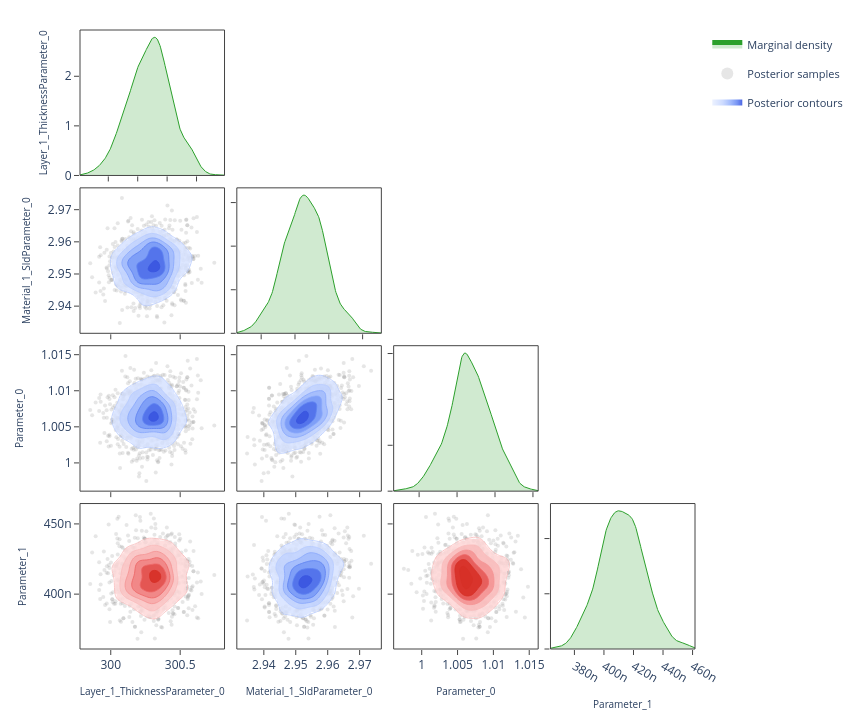

Here is the notebook cell this chart was saved with:
### Code cell
# ---- Corner plot ------------------------------------------------------------
# Pairwise correlations: marginal density on the diagonal, scatter samples
# and 2-D contours on the lower triangle.  Mirrors the "Corner Plot" sub-tab.

fig = plot_corner(posterior.draws, posterior.param_names)
fig.show()

### Figure 1 — Plotly figure (JSON) as saved in the notebook; plotly's stock layout.template omitted (floating-point values rounded to 4 significant figures; data arrays with more than 128 entries replaced by an {"elided": "..."} marker saying what was removed)
{"data": [{"fill": "tozeroy", "fillcolor": "rgba(44, 160, 44, 0.22)", "hoverinfo": "skip", "legendgroup": "marginal", "line": {"color": "rgb(44, 160, 44)", "width": 1}, "mode": "lines", "name": "Marginal density", "showlegend": true, "type": "scatter", "x": {"elided": "256 float values"}, "xaxis": "x", "y": {"elided": "256 float values"}, "yaxis": "y"}, {"hoverinfo": "skip", "legendgroup": "scatter", "marker": {"color": "rgba(140, 140, 140, 0.22)", "size": 4}, "mode": "markers", "name": "Posterior samples", "showlegend": true, "type": "scatter", "x": {"elided": "880 float values"}, "xaxis": "x5", "y": {"elided": "880 float values"}, "yaxis": "y5", "zorder": 0}, {"colorscale": [[0.0, "rgba(224, 233, 255, 0.62)"], [0.35, "rgba(183, 203, 255, 0.70)"], [0.6, "rgba(138, 169, 252, 0.78)"], [0.82, "rgba(96, 131, 242, 0.84)"], [1.0, "rgba(58, 86, 224, 0.90)"]], "connectgaps": false, "contours": {"coloring": "fill", "end": 152.3, "showlabels": false, "showlines": false, "size": 24.05, "start": 32.07}, "hoverinfo": "skip", "legendgroup": "contour", "name": "Posterior contours", "showlegend": true, "showscale": false, "type": "contour", "x": [299.8, 299.8, 299.8, 299.8, 299.9, 299.9, 299.9, 299.9, 299.9, 299.9, 299.9, 299.9, 300.0, 300.0, 300.0, 300.0, 300.0, 300.0, 300.0, 300.0, 300.1, 300.1, 300.1, 300.1, 300.1, 300.1, 300.1, 300.1, 300.2, 300.2, 300.2, 300.2, 300.2, 300.2, 300.2, 300.2, 300.3, 300.3, 300.3, 300.3, 300.3, 300.3, 300.3, 300.3, 300.4, 300.4, 300.4, 300.4, 300.4, 300.4, 300.4, 300.4, 300.5, 300.5, 300.5, 300.5, 300.5, 300.5, 300.5, 300.5, 300.6, 300.6, 300.6, 300.6, 300.6, 300.6, 300.6, 300.6, 300.7, 300.7, 300.7, 300.7, 300.7, 300.7, 300.7, 300.7, 300.8, 300.8, 300.8, 300.8], "xaxis": "x5", "y": [2.933, 2.933, 2.934, 2.934, 2.935, 2.936, 2.936, 2.937, 2.937, 2.938, 2.938, 2.939, 2.939, 2.94, 2.94, 2.941, 2.941, 2.942, 2.943, 2.943, 2.944, 2.944, 2.945, 2.945, 2.946, 2.946, 2.947, 2.947, 2.948, 2.948, 2.949, 2.95, 2.95, 2.951, 2.951, 2.952, 2.952, 2.953, 2.953, 2.954, 2.954, 2.955, 2.956, 2.956, 2.957, 2.957, 2.958, 2.958, 2.959, 2.959, 2.96, 2.96, 2.961, 2.961, 2.962, 2.963, 2.963, 2.964, 2.964, 2.965, 2.965, 2.966, 2.966, 2.967, 2.967, 2.968, 2.969, 2.969, 2.97, 2.97, 2.971, 2.971, 2.972, 2.972, 2.973, 2.973, 2.974, 2.974, 2.975, 2.976], "yaxis": "y5", "z": {"elided": "80x80 float values"}, "zmax": 152.3, "zmin": 32.07, "zorder": 1}, {"colorscale": [[0.0, "rgba(183, 203, 255, 0.94)"], [0.35, "rgba(183, 203, 255, 0.94)"], [0.35, "rgba(138, 169, 252, 0.95)"], [0.6, "rgba(138, 169, 252, 0.95)"], [0.6, "rgba(96, 131, 242, 0.96)"], [0.82, "rgba(96, 131, 242, 0.96)"], [0.82, "rgba(58, 86, 224, 0.98)"], [1.0, "rgba(58, 86, 224, 0.98)"]], "contours": {"coloring": "lines", "end": 152.3, "showlabels": false, "size": 24.05, "start": 32.07}, "hoverinfo": "skip", "legendgroup": "contour", "line": {"width": 0.9}, "showlegend": false, "showscale": false, "type": "contour", "x": [299.8, 299.8, 299.8, 299.8, 299.9, 299.9, 299.9, 299.9, 299.9, 299.9, 299.9, 299.9, 300.0, 300.0, 300.0, 300.0, 300.0, 300.0, 300.0, 300.0, 300.1, 300.1, 300.1, 300.1, 300.1, 300.1, 300.1, 300.1, 300.2, 300.2, 300.2, 300.2, 300.2, 300.2, 300.2, 300.2, 300.3, 300.3, 300.3, 300.3, 300.3, 300.3, 300.3, 300.3, 300.4, 300.4, 300.4, 300.4, 300.4, 300.4, 300.4, 300.4, 300.5, 300.5, 300.5, 300.5, 300.5, 300.5, 300.5, 300.5, 300.6, 300.6, 300.6, 300.6, 300.6, 300.6, 300.6, 300.6, 300.7, 300.7, 300.7, 300.7, 300.7, 300.7, 300.7, 300.7, 300.8, 300.8, 300.8, 300.8], "xaxis": "x5", "y": [2.933, 2.933, 2.934, 2.934, 2.935, 2.936, 2.936, 2.937, 2.937, 2.938, 2.938, 2.939, 2.939, 2.94, 2.94, 2.941, 2.941, 2.942, 2.943, 2.943, 2.944, 2.944, 2.945, 2.945, 2.946, 2.946, 2.947, 2.947, 2.948, 2.948, 2.949, 2.95, 2.95, 2.951, 2.951, 2.952, 2.952, 2.953, 2.953, 2.954, 2.954, 2.955, 2.956, 2.956, 2.957, 2.957, 2.958, 2.958, 2.959, 2.959, 2.96, 2.96, 2.961, 2.961, 2.962, 2.963, 2.963, 2.964, 2.964, 2.965, 2.965, 2.966, 2.966, 2.967, 2.967, 2.968, 2.969, 2.969, 2.97, 2.97, 2.971, 2.971, 2.972, 2.972, 2.973, 2.973, 2.974, 2.974, 2.975, 2.976], "yaxis": "y5", "z": {"elided": "80x80 float values"}, "zmax": 152.3, "zmin": 32.07, "zorder": 2}, {"fill": "tozeroy", "fillcolor": "rgba(44, 160, 44, 0.22)", "hoverinfo": "skip", "legendgroup": "marginal", "line": {"color": "rgb(44, 160, 44)", "width": 1}, "mode": "lines", "name": "Marginal density", "showlegend": false, "type": "scatter", "x": {"elided": "256 float values"}, "xaxis": "x6", "y": {"elided": "256 float values"}, "yaxis": "y6"}, {"hoverinfo": "skip", "legendgroup": "scatter", "marker": {"color": "rgba(140, 140, 140, 0.22)", "size": 4}, "mode": "markers", "name": "Posterior samples", "showlegend": false, "type": "scatter", "x": {"elided": "880 float values"}, "xaxis": "x9", "y": {"elided": "880 float values"}, "yaxis": "y9", "zorder": 0}, {"colorscale": [[0.0, "rgba(224, 233, 255, 0.62)"], [0.35, "rgba(183, 203, 255, 0.70)"], [0.6, "rgba(138, 169, 252, 0.78)"], [0.82, "rgba(96, 131, 242, 0.84)"], [1.0, "rgba(58, 86, 224, 0.90)"]], "connectgaps": false, "contours": {"coloring": "fill", "end": 397.0, "showlabels": false, "showlines": false, "size": 62.69, "start": 83.58}, "hoverinfo": "skip", "legendgroup": "contour", "name": "Posterior contours", "showlegend": false, "showscale": false, "type": "contour", "x": [299.8, 299.8, 299.8, 299.8, 299.9, 299.9, 299.9, 299.9, 299.9, 299.9, 299.9, 299.9, 300.0, 300.0, 300.0, 300.0, 300.0, 300.0, 300.0, 300.0, 300.1, 300.1, 300.1, 300.1, 300.1, 300.1, 300.1, 300.1, 300.2, 300.2, 300.2, 300.2, 300.2, 300.2, 300.2, 300.2, 300.3, 300.3, 300.3, 300.3, 300.3, 300.3, 300.3, 300.3, 300.4, 300.4, 300.4, 300.4, 300.4, 300.4, 300.4, 300.4, 300.5, 300.5, 300.5, 300.5, 300.5, 300.5, 300.5, 300.5, 300.6, 300.6, 300.6, 300.6, 300.6, 300.6, 300.6, 300.6, 300.7, 300.7, 300.7, 300.7, 300.7, 300.7, 300.7, 300.7, 300.8, 300.8, 300.8, 300.8], "xaxis": "x9", "y": [0.9966, 0.9969, 0.9971, 0.9974, 0.9976, 0.9978, 0.9981, 0.9983, 0.9986, 0.9988, 0.9991, 0.9993, 0.9995, 0.9998, 1.0, 1.0, 1.001, 1.001, 1.001, 1.001, 1.001, 1.002, 1.002, 1.002, 1.002, 1.003, 1.003, 1.003, 1.003, 1.004, 1.004, 1.004, 1.004, 1.005, 1.005, 1.005, 1.005, 1.006, 1.006, 1.006, 1.006, 1.007, 1.007, 1.007, 1.007, 1.007, 1.008, 1.008, 1.008, 1.008, 1.009, 1.009, 1.009, 1.009, 1.01, 1.01, 1.01, 1.01, 1.011, 1.011, 1.011, 1.011, 1.012, 1.012, 1.012, 1.012, 1.013, 1.013, 1.013, 1.013, 1.014, 1.014, 1.014, 1.014, 1.014, 1.015, 1.015, 1.015, 1.015, 1.016], "yaxis": "y9", "z": {"elided": "80x80 float values"}, "zmax": 397.0, "zmin": 83.58, "zorder": 1}, {"colorscale": [[0.0, "rgba(183, 203, 255, 0.94)"], [0.35, "rgba(183, 203, 255, 0.94)"], [0.35, "rgba(138, 169, 252, 0.95)"], [0.6, "rgba(138, 169, 252, 0.95)"], [0.6, "rgba(96, 131, 242, 0.96)"], [0.82, "rgba(96, 131, 242, 0.96)"], [0.82, "rgba(58, 86, 224, 0.98)"], [1.0, "rgba(58, 86, 224, 0.98)"]], "contours": {"coloring": "lines", "end": 397.0, "showlabels": false, "size": 62.69, "start": 83.58}, "hoverinfo": "skip", "legendgroup": "contour", "line": {"width": 0.9}, "showlegend": false, "showscale": false, "type": "contour", "x": [299.8, 299.8, 299.8, 299.8, 299.9, 299.9, 299.9, 299.9, 299.9, 299.9, 299.9, 299.9, 300.0, 300.0, 300.0, 300.0, 300.0, 300.0, 300.0, 300.0, 300.1, 300.1, 300.1, 300.1, 300.1, 300.1, 300.1, 300.1, 300.2, 300.2, 300.2, 300.2, 300.2, 300.2, 300.2, 300.2, 300.3, 300.3, 300.3, 300.3, 300.3, 300.3, 300.3, 300.3, 300.4, 300.4, 300.4, 300.4, 300.4, 300.4, 300.4, 300.4, 300.5, 300.5, 300.5, 300.5, 300.5, 300.5, 300.5, 300.5, 300.6, 300.6, 300.6, 300.6, 300.6, 300.6, 300.6, 300.6, 300.7, 300.7, 300.7, 300.7, 300.7, 300.7, 300.7, 300.7, 300.8, 300.8, 300.8, 300.8], "xaxis": "x9", "y": [0.9966, 0.9969, 0.9971, 0.9974, 0.9976, 0.9978, 0.9981, 0.9983, 0.9986, 0.9988, 0.9991, 0.9993, 0.9995, 0.9998, 1.0, 1.0, 1.001, 1.001, 1.001, 1.001, 1.001, 1.002, 1.002, 1.002, 1.002, 1.003, 1.003, 1.003, 1.003, 1.004, 1.004, 1.004, 1.004, 1.005, 1.005, 1.005, 1.005, 1.006, 1.006, 1.006, 1.006, 1.007, 1.007, 1.007, 1.007, 1.007, 1.008, 1.008, 1.008, 1.008, 1.009, 1.009, 1.009, 1.009, 1.01, 1.01, 1.01, 1.01, 1.011, 1.011, 1.011, 1.011, 1.012, 1.012, 1.012, 1.012, 1.013, 1.013, 1.013, 1.013, 1.014, 1.014, 1.014, 1.014, 1.014, 1.015, 1.015, 1.015, 1.015, 1.016], "yaxis": "y9", "z": {"elided": "80x80 float values"}, "zmax": 397.0, "zmin": 83.58, "zorder": 2}, {"hoverinfo": "skip", "legendgroup": "scatter", "marker": {"color": "rgba(140, 140, 140, 0.22)", "size": 4}, "mode": "markers", "name": "Posterior samples", "showlegend": false, "type": "scatter", "x": {"elided": "880 float values"}, "xaxis": "x10", "y": {"elided": "880 float values"}, "yaxis": "y10", "zorder": 0}, {"colorscale": [[0.0, "rgba(224, 233, 255, 0.62)"], [0.35, "rgba(183, 203, 255, 0.70)"], [0.6, "rgba(138, 169, 252, 0.78)"], [0.82, "rgba(96, 131, 242, 0.84)"], [1.0, "rgba(58, 86, 224, 0.90)"]], "connectgaps": false, "contours": {"coloring": "fill", "end": 9787.0, "showlabels": false, "showlines": false, "size": 1545.0, "start": 2060.0}, "hoverinfo": "skip", "legendgroup": "contour", "name": "Posterior contours", "showlegend": false, "showscale": false, "type": "contour", "x": [2.933, 2.933, 2.934, 2.934, 2.935, 2.936, 2.936, 2.937, 2.937, 2.938, 2.938, 2.939, 2.939, 2.94, 2.94, 2.941, 2.941, 2.942, 2.943, 2.943, 2.944, 2.944, 2.945, 2.945, 2.946, 2.946, 2.947, 2.947, 2.948, 2.948, 2.949, 2.95, 2.95, 2.951, 2.951, 2.952, 2.952, 2.953, 2.953, 2.954, 2.954, 2.955, 2.956, 2.956, 2.957, 2.957, 2.958, 2.958, 2.959, 2.959, 2.96, 2.96, 2.961, 2.961, 2.962, 2.963, 2.963, 2.964, 2.964, 2.965, 2.965, 2.966, 2.966, 2.967, 2.967, 2.968, 2.969, 2.969, 2.97, 2.97, 2.971, 2.971, 2.972, 2.972, 2.973, 2.973, 2.974, 2.974, 2.975, 2.976], "xaxis": "x10", "y": [0.9966, 0.9969, 0.9971, 0.9974, 0.9976, 0.9978, 0.9981, 0.9983, 0.9986, 0.9988, 0.9991, 0.9993, 0.9995, 0.9998, 1.0, 1.0, 1.001, 1.001, 1.001, 1.001, 1.001, 1.002, 1.002, 1.002, 1.002, 1.003, 1.003, 1.003, 1.003, 1.004, 1.004, 1.004, 1.004, 1.005, 1.005, 1.005, 1.005, 1.006, 1.006, 1.006, 1.006, 1.007, 1.007, 1.007, 1.007, 1.007, 1.008, 1.008, 1.008, 1.008, 1.009, 1.009, 1.009, 1.009, 1.01, 1.01, 1.01, 1.01, 1.011, 1.011, 1.011, 1.011, 1.012, 1.012, 1.012, 1.012, 1.013, 1.013, 1.013, 1.013, 1.014, 1.014, 1.014, 1.014, 1.014, 1.015, 1.015, 1.015, 1.015, 1.016], "yaxis": "y10", "z": {"elided": "80x80 float values"}, "zmax": 9787.0, "zmin": 2060.0, "zorder": 1}, {"colorscale": [[0.0, "rgba(183, 203, 255, 0.94)"], [0.35, "rgba(183, 203, 255, 0.94)"], [0.35, "rgba(138, 169, 252, 0.95)"], [0.6, "rgba(138, 169, 252, 0.95)"], [0.6, "rgba(96, 131, 242, 0.96)"], [0.82, "rgba(96, 131, 242, 0.96)"], [0.82, "rgba(58, 86, 224, 0.98)"], [1.0, "rgba(58, 86, 224, 0.98)"]], "contours": {"coloring": "lines", "end": 9787.0, "showlabels": false, "size": 1545.0, "start": 2060.0}, "hoverinfo": "skip", "legendgroup": "contour", "line": {"width": 0.9}, "showlegend": false, "showscale": false, "type": "contour", "x": [2.933, 2.933, 2.934, 2.934, 2.935, 2.936, 2.936, 2.937, 2.937, 2.938, 2.938, 2.939, 2.939, 2.94, 2.94, 2.941, 2.941, 2.942, 2.943, 2.943, 2.944, 2.944, 2.945, 2.945, 2.946, 2.946, 2.947, 2.947, 2.948, 2.948, 2.949, 2.95, 2.95, 2.951, 2.951, 2.952, 2.952, 2.953, 2.953, 2.954, 2.954, 2.955, 2.956, 2.956, 2.957, 2.957, 2.958, 2.958, 2.959, 2.959, 2.96, 2.96, 2.961, 2.961, 2.962, 2.963, 2.963, 2.964, 2.964, 2.965, 2.965, 2.966, 2.966, 2.967, 2.967, 2.968, 2.969, 2.969, 2.97, 2.97, 2.971, 2.971, 2.972, 2.972, 2.973, 2.973, 2.974, 2.974, 2.975, 2.976], "xaxis": "x10", "y": [0.9966, 0.9969, 0.9971, 0.9974, 0.9976, 0.9978, 0.9981, 0.9983, 0.9986, 0.9988, 0.9991, 0.9993, 0.9995, 0.9998, 1.0, 1.0, 1.001, 1.001, 1.001, 1.001, 1.001, 1.002, 1.002, 1.002, 1.002, 1.003, 1.003, 1.003, 1.003, 1.004, 1.004, 1.004, 1.004, 1.005, 1.005, 1.005, 1.005, 1.006, 1.006, 1.006, 1.006, 1.007, 1.007, 1.007, 1.007, 1.007, 1.008, 1.008, 1.008, 1.008, 1.009, 1.009, 1.009, 1.009, 1.01, 1.01, 1.01, 1.01, 1.011, 1.011, 1.011, 1.011, 1.012, 1.012, 1.012, 1.012, 1.013, 1.013, 1.013, 1.013, 1.014, 1.014, 1.014, 1.014, 1.014, 1.015, 1.015, 1.015, 1.015, 1.016], "yaxis": "y10", "z": {"elided": "80x80 float values"}, "zmax": 9787.0, "zmin": 2060.0, "zorder": 2}, {"fill": "tozeroy", "fillcolor": "rgba(44, 160, 44, 0.22)", "hoverinfo": "skip", "legendgroup": "marginal", "line": {"color": "rgb(44, 160, 44)", "width": 1}, "mode": "lines", "name": "Marginal density", "showlegend": false, "type": "scatter", "x": {"elided": "256 float values"}, "xaxis": "x11", "y": {"elided": "256 float values"}, "yaxis": "y11"}, {"hoverinfo": "skip", "legendgroup": "scatter", "marker": {"color": "rgba(140, 140, 140, 0.22)", "size": 4}, "mode": "markers", "name": "Posterior samples", "showlegend": false, "type": "scatter", "x": {"elided": "880 float values"}, "xaxis": "x13", "y": {"elided": "880 float values"}, "yaxis": "y13", "zorder": 0}, {"colorscale": [[0.0, "rgba(255, 224, 224, 0.62)"], [0.35, "rgba(250, 188, 188, 0.70)"], [0.6, "rgba(245, 148, 148, 0.78)"], [0.82, "rgba(237, 104, 104, 0.84)"], [1.0, "rgba(215, 48, 39, 0.90)"]], "connectgaps": false, "contours": {"coloring": "fill", "end": 65540000.0, "showlabels": false, "showlines": false, "size": 10350000.0, "start": 13800000.0}, "hoverinfo": "skip", "legendgroup": "contour", "name": "Posterior contours", "showlegend": false, "showscale": false, "type": "contour", "x": [299.8, 299.8, 299.8, 299.8, 299.9, 299.9, 299.9, 299.9, 299.9, 299.9, 299.9, 299.9, 300.0, 300.0, 300.0, 300.0, 300.0, 300.0, 300.0, 300.0, 300.1, 300.1, 300.1, 300.1, 300.1, 300.1, 300.1, 300.1, 300.2, 300.2, 300.2, 300.2, 300.2, 300.2, 300.2, 300.2, 300.3, 300.3, 300.3, 300.3, 300.3, 300.3, 300.3, 300.3, 300.4, 300.4, 300.4, 300.4, 300.4, 300.4, 300.4, 300.4, 300.5, 300.5, 300.5, 300.5, 300.5, 300.5, 300.5, 300.5, 300.6, 300.6, 300.6, 300.6, 300.6, 300.6, 300.6, 300.6, 300.7, 300.7, 300.7, 300.7, 300.7, 300.7, 300.7, 300.7, 300.8, 300.8, 300.8, 300.8], "xaxis": "x13", "y": [3.638e-07, 3.65e-07, 3.663e-07, 3.675e-07, 3.687e-07, 3.7e-07, 3.712e-07, 3.725e-07, 3.737e-07, 3.749e-07, 3.762e-07, 3.774e-07, 3.787e-07, 3.799e-07, 3.811e-07, 3.824e-07, 3.836e-07, 3.849e-07, 3.861e-07, 3.873e-07, 3.886e-07, 3.898e-07, 3.91e-07, 3.923e-07, 3.935e-07, 3.948e-07, 3.96e-07, 3.972e-07, 3.985e-07, 3.997e-07, 4.01e-07, 4.022e-07, 4.034e-07, 4.047e-07, 4.059e-07, 4.071e-07, 4.084e-07, 4.096e-07, 4.109e-07, 4.121e-07, 4.133e-07, 4.146e-07, 4.158e-07, 4.171e-07, 4.183e-07, 4.195e-07, 4.208e-07, 4.22e-07, 4.232e-07, 4.245e-07, 4.257e-07, 4.27e-07, 4.282e-07, 4.294e-07, 4.307e-07, 4.319e-07, 4.332e-07, 4.344e-07, 4.356e-07, 4.369e-07, 4.381e-07, 4.394e-07, 4.406e-07, 4.418e-07, 4.431e-07, 4.443e-07, 4.455e-07, 4.468e-07, 4.48e-07, 4.493e-07, 4.505e-07, 4.517e-07, 4.53e-07, 4.542e-07, 4.555e-07, 4.567e-07, 4.579e-07, 4.592e-07, 4.604e-07, 4.616e-07], "yaxis": "y13", "z": {"elided": "80x80 float values"}, "zmax": 65540000.0, "zmin": 13800000.0, "zorder": 1}, {"colorscale": [[0.0, "rgba(250, 188, 188, 0.94)"], [0.35, "rgba(250, 188, 188, 0.94)"], [0.35, "rgba(245, 148, 148, 0.95)"], [0.6, "rgba(245, 148, 148, 0.95)"], [0.6, "rgba(237, 104, 104, 0.96)"], [0.82, "rgba(237, 104, 104, 0.96)"], [0.82, "rgba(215, 48, 39, 0.98)"], [1.0, "rgba(215, 48, 39, 0.98)"]], "contours": {"coloring": "lines", "end": 65540000.0, "showlabels": false, "size": 10350000.0, "start": 13800000.0}, "hoverinfo": "skip", "legendgroup": "contour", "line": {"width": 0.9}, "showlegend": false, "showscale": false, "type": "contour", "x": [299.8, 299.8, 299.8, 299.8, 299.9, 299.9, 299.9, 299.9, 299.9, 299.9, 299.9, 299.9, 300.0, 300.0, 300.0, 300.0, 300.0, 300.0, 300.0, 300.0, 300.1, 300.1, 300.1, 300.1, 300.1, 300.1, 300.1, 300.1, 300.2, 300.2, 300.2, 300.2, 300.2, 300.2, 300.2, 300.2, 300.3, 300.3, 300.3, 300.3, 300.3, 300.3, 300.3, 300.3, 300.4, 300.4, 300.4, 300.4, 300.4, 300.4, 300.4, 300.4, 300.5, 300.5, 300.5, 300.5, 300.5, 300.5, 300.5, 300.5, 300.6, 300.6, 300.6, 300.6, 300.6, 300.6, 300.6, 300.6, 300.7, 300.7, 300.7, 300.7, 300.7, 300.7, 300.7, 300.7, 300.8, 300.8, 300.8, 300.8], "xaxis": "x13", "y": [3.638e-07, 3.65e-07, 3.663e-07, 3.675e-07, 3.687e-07, 3.7e-07, 3.712e-07, 3.725e-07, 3.737e-07, 3.749e-07, 3.762e-07, 3.774e-07, 3.787e-07, 3.799e-07, 3.811e-07, 3.824e-07, 3.836e-07, 3.849e-07, 3.861e-07, 3.873e-07, 3.886e-07, 3.898e-07, 3.91e-07, 3.923e-07, 3.935e-07, 3.948e-07, 3.96e-07, 3.972e-07, 3.985e-07, 3.997e-07, 4.01e-07, 4.022e-07, 4.034e-07, 4.047e-07, 4.059e-07, 4.071e-07, 4.084e-07, 4.096e-07, 4.109e-07, 4.121e-07, 4.133e-07, 4.146e-07, 4.158e-07, 4.171e-07, 4.183e-07, 4.195e-07, 4.208e-07, 4.22e-07, 4.232e-07, 4.245e-07, 4.257e-07, 4.27e-07, 4.282e-07, 4.294e-07, 4.307e-07, 4.319e-07, 4.332e-07, 4.344e-07, 4.356e-07, 4.369e-07, 4.381e-07, 4.394e-07, 4.406e-07, 4.418e-07, 4.431e-07, 4.443e-07, 4.455e-07, 4.468e-07, 4.48e-07, 4.493e-07, 4.505e-07, 4.517e-07, 4.53e-07, 4.542e-07, 4.555e-07, 4.567e-07, 4.579e-07, 4.592e-07, 4.604e-07, 4.616e-07], "yaxis": "y13", "z": {"elided": "80x80 float values"}, "zmax": 65540000.0, "zmin": 13800000.0, "zorder": 2}, {"hoverinfo": "skip", "legendgroup": "scatter", "marker": {"color": "rgba(140, 140, 140, 0.22)", "size": 4}, "mode": "markers", "name": "Posterior samples", "showlegend": false, "type": "scatter", "x": {"elided": "880 float values"}, "xaxis": "x14", "y": {"elided": "880 float values"}, "yaxis": "y14", "zorder": 0}, {"colorscale": [[0.0, "rgba(224, 233, 255, 0.62)"], [0.35, "rgba(183, 203, 255, 0.70)"], [0.6, "rgba(138, 169, 252, 0.78)"], [0.82, "rgba(96, 131, 242, 0.84)"], [1.0, "rgba(58, 86, 224, 0.90)"]], "connectgaps": false, "contours": {"coloring": "fill", "end": 1575000000.0, "showlabels": false, "showlines": false, "size": 248700000.0, "start": 331600000.0}, "hoverinfo": "skip", "legendgroup": "contour", "name": "Posterior contours", "showlegend": false, "showscale": false, "type": "contour", "x": [2.933, 2.933, 2.934, 2.934, 2.935, 2.936, 2.936, 2.937, 2.937, 2.938, 2.938, 2.939, 2.939, 2.94, 2.94, 2.941, 2.941, 2.942, 2.943, 2.943, 2.944, 2.944, 2.945, 2.945, 2.946, 2.946, 2.947, 2.947, 2.948, 2.948, 2.949, 2.95, 2.95, 2.951, 2.951, 2.952, 2.952, 2.953, 2.953, 2.954, 2.954, 2.955, 2.956, 2.956, 2.957, 2.957, 2.958, 2.958, 2.959, 2.959, 2.96, 2.96, 2.961, 2.961, 2.962, 2.963, 2.963, 2.964, 2.964, 2.965, 2.965, 2.966, 2.966, 2.967, 2.967, 2.968, 2.969, 2.969, 2.97, 2.97, 2.971, 2.971, 2.972, 2.972, 2.973, 2.973, 2.974, 2.974, 2.975, 2.976], "xaxis": "x14", "y": [3.638e-07, 3.65e-07, 3.663e-07, 3.675e-07, 3.687e-07, 3.7e-07, 3.712e-07, 3.725e-07, 3.737e-07, 3.749e-07, 3.762e-07, 3.774e-07, 3.787e-07, 3.799e-07, 3.811e-07, 3.824e-07, 3.836e-07, 3.849e-07, 3.861e-07, 3.873e-07, 3.886e-07, 3.898e-07, 3.91e-07, 3.923e-07, 3.935e-07, 3.948e-07, 3.96e-07, 3.972e-07, 3.985e-07, 3.997e-07, 4.01e-07, 4.022e-07, 4.034e-07, 4.047e-07, 4.059e-07, 4.071e-07, 4.084e-07, 4.096e-07, 4.109e-07, 4.121e-07, 4.133e-07, 4.146e-07, 4.158e-07, 4.171e-07, 4.183e-07, 4.195e-07, 4.208e-07, 4.22e-07, 4.232e-07, 4.245e-07, 4.257e-07, 4.27e-07, 4.282e-07, 4.294e-07, 4.307e-07, 4.319e-07, 4.332e-07, 4.344e-07, 4.356e-07, 4.369e-07, 4.381e-07, 4.394e-07, 4.406e-07, 4.418e-07, 4.431e-07, 4.443e-07, 4.455e-07, 4.468e-07, 4.48e-07, 4.493e-07, 4.505e-07, 4.517e-07, 4.53e-07, 4.542e-07, 4.555e-07, 4.567e-07, 4.579e-07, 4.592e-07, 4.604e-07, 4.616e-07], "yaxis": "y14", "z": {"elided": "80x80 float values"}, "zmax": 1575000000.0, "zmin": 331600000.0, "zorder": 1}, {"colorscale": [[0.0, "rgba(183, 203, 255, 0.94)"], [0.35, "rgba(183, 203, 255, 0.94)"], [0.35, "rgba(138, 169, 252, 0.95)"], [0.6, "rgba(138, 169, 252, 0.95)"], [0.6, "rgba(96, 131, 242, 0.96)"], [0.82, "rgba(96, 131, 242, 0.96)"], [0.82, "rgba(58, 86, 224, 0.98)"], [1.0, "rgba(58, 86, 224, 0.98)"]], "contours": {"coloring": "lines", "end": 1575000000.0, "showlabels": false, "size": 248700000.0, "start": 331600000.0}, "hoverinfo": "skip", "legendgroup": "contour", "line": {"width": 0.9}, "showlegend": false, "showscale": false, "type": "contour", "x": [2.933, 2.933, 2.934, 2.934, 2.935, 2.936, 2.936, 2.937, 2.937, 2.938, 2.938, 2.939, 2.939, 2.94, 2.94, 2.941, 2.941, 2.942, 2.943, 2.943, 2.944, 2.944, 2.945, 2.945, 2.946, 2.946, 2.947, 2.947, 2.948, 2.948, 2.949, 2.95, 2.95, 2.951, 2.951, 2.952, 2.952, 2.953, 2.953, 2.954, 2.954, 2.955, 2.956, 2.956, 2.957, 2.957, 2.958, 2.958, 2.959, 2.959, 2.96, 2.96, 2.961, 2.961, 2.962, 2.963, 2.963, 2.964, 2.964, 2.965, 2.965, 2.966, 2.966, 2.967, 2.967, 2.968, 2.969, 2.969, 2.97, 2.97, 2.971, 2.971, 2.972, 2.972, 2.973, 2.973, 2.974, 2.974, 2.975, 2.976], "xaxis": "x14", "y": [3.638e-07, 3.65e-07, 3.663e-07, 3.675e-07, 3.687e-07, 3.7e-07, 3.712e-07, 3.725e-07, 3.737e-07, 3.749e-07, 3.762e-07, 3.774e-07, 3.787e-07, 3.799e-07, 3.811e-07, 3.824e-07, 3.836e-07, 3.849e-07, 3.861e-07, 3.873e-07, 3.886e-07, 3.898e-07, 3.91e-07, 3.923e-07, 3.935e-07, 3.948e-07, 3.96e-07, 3.972e-07, 3.985e-07, 3.997e-07, 4.01e-07, 4.022e-07, 4.034e-07, 4.047e-07, 4.059e-07, 4.071e-07, 4.084e-07, 4.096e-07, 4.109e-07, 4.121e-07, 4.133e-07, 4.146e-07, 4.158e-07, 4.171e-07, 4.183e-07, 4.195e-07, 4.208e-07, 4.22e-07, 4.232e-07, 4.245e-07, 4.257e-07, 4.27e-07, 4.282e-07, 4.294e-07, 4.307e-07, 4.319e-07, 4.332e-07, 4.344e-07, 4.356e-07, 4.369e-07, 4.381e-07, 4.394e-07, 4.406e-07, 4.418e-07, 4.431e-07, 4.443e-07, 4.455e-07, 4.468e-07, 4.48e-07, 4.493e-07, 4.505e-07, 4.517e-07, 4.53e-07, 4.542e-07, 4.555e-07, 4.567e-07, 4.579e-07, 4.592e-07, 4.604e-07, 4.616e-07], "yaxis": "y14", "z": {"elided": "80x80 float values"}, "zmax": 1575000000.0, "zmin": 331600000.0, "zorder": 2}, {"hoverinfo": "skip", "legendgroup": "scatter", "marker": {"color": "rgba(140, 140, 140, 0.22)", "size": 4}, "mode": "markers", "name": "Posterior samples", "showlegend": false, "type": "scatter", "x": {"elided": "880 float values"}, "xaxis": "x15", "y": {"elided": "880 float values"}, "yaxis": "y15", "zorder": 0}, {"colorscale": [[0.0, "rgba(255, 224, 224, 0.62)"], [0.35, "rgba(250, 188, 188, 0.70)"], [0.6, "rgba(245, 148, 148, 0.78)"], [0.82, "rgba(237, 104, 104, 0.84)"], [1.0, "rgba(215, 48, 39, 0.90)"]], "connectgaps": false, "contours": {"coloring": "fill", "end": 3366000000.0, "showlabels": false, "showlines": false, "size": 531400000.0, "start": 708600000.0}, "hoverinfo": "skip", "legendgroup": "contour", "name": "Posterior contours", "showlegend": false, "showscale": false, "type": "contour", "x": [0.9966, 0.9969, 0.9971, 0.9974, 0.9976, 0.9978, 0.9981, 0.9983, 0.9986, 0.9988, 0.9991, 0.9993, 0.9995, 0.9998, 1.0, 1.0, 1.001, 1.001, 1.001, 1.001, 1.001, 1.002, 1.002, 1.002, 1.002, 1.003, 1.003, 1.003, 1.003, 1.004, 1.004, 1.004, 1.004, 1.005, 1.005, 1.005, 1.005, 1.006, 1.006, 1.006, 1.006, 1.007, 1.007, 1.007, 1.007, 1.007, 1.008, 1.008, 1.008, 1.008, 1.009, 1.009, 1.009, 1.009, 1.01, 1.01, 1.01, 1.01, 1.011, 1.011, 1.011, 1.011, 1.012, 1.012, 1.012, 1.012, 1.013, 1.013, 1.013, 1.013, 1.014, 1.014, 1.014, 1.014, 1.014, 1.015, 1.015, 1.015, 1.015, 1.016], "xaxis": "x15", "y": [3.638e-07, 3.65e-07, 3.663e-07, 3.675e-07, 3.687e-07, 3.7e-07, 3.712e-07, 3.725e-07, 3.737e-07, 3.749e-07, 3.762e-07, 3.774e-07, 3.787e-07, 3.799e-07, 3.811e-07, 3.824e-07, 3.836e-07, 3.849e-07, 3.861e-07, 3.873e-07, 3.886e-07, 3.898e-07, 3.91e-07, 3.923e-07, 3.935e-07, 3.948e-07, 3.96e-07, 3.972e-07, 3.985e-07, 3.997e-07, 4.01e-07, 4.022e-07, 4.034e-07, 4.047e-07, 4.059e-07, 4.071e-07, 4.084e-07, 4.096e-07, 4.109e-07, 4.121e-07, 4.133e-07, 4.146e-07, 4.158e-07, 4.171e-07, 4.183e-07, 4.195e-07, 4.208e-07, 4.22e-07, 4.232e-07, 4.245e-07, 4.257e-07, 4.27e-07, 4.282e-07, 4.294e-07, 4.307e-07, 4.319e-07, 4.332e-07, 4.344e-07, 4.356e-07, 4.369e-07, 4.381e-07, 4.394e-07, 4.406e-07, 4.418e-07, 4.431e-07, 4.443e-07, 4.455e-07, 4.468e-07, 4.48e-07, 4.493e-07, 4.505e-07, 4.517e-07, 4.53e-07, 4.542e-07, 4.555e-07, 4.567e-07, 4.579e-07, 4.592e-07, 4.604e-07, 4.616e-07], "yaxis": "y15", "z": {"elided": "80x80 float values"}, "zmax": 3366000000.0, "zmin": 708600000.0, "zorder": 1}, {"colorscale": [[0.0, "rgba(250, 188, 188, 0.94)"], [0.35, "rgba(250, 188, 188, 0.94)"], [0.35, "rgba(245, 148, 148, 0.95)"], [0.6, "rgba(245, 148, 148, 0.95)"], [0.6, "rgba(237, 104, 104, 0.96)"], [0.82, "rgba(237, 104, 104, 0.96)"], [0.82, "rgba(215, 48, 39, 0.98)"], [1.0, "rgba(215, 48, 39, 0.98)"]], "contours": {"coloring": "lines", "end": 3366000000.0, "showlabels": false, "size": 531400000.0, "start": 708600000.0}, "hoverinfo": "skip", "legendgroup": "contour", "line": {"width": 0.9}, "showlegend": false, "showscale": false, "type": "contour", "x": [0.9966, 0.9969, 0.9971, 0.9974, 0.9976, 0.9978, 0.9981, 0.9983, 0.9986, 0.9988, 0.9991, 0.9993, 0.9995, 0.9998, 1.0, 1.0, 1.001, 1.001, 1.001, 1.001, 1.001, 1.002, 1.002, 1.002, 1.002, 1.003, 1.003, 1.003, 1.003, 1.004, 1.004, 1.004, 1.004, 1.005, 1.005, 1.005, 1.005, 1.006, 1.006, 1.006, 1.006, 1.007, 1.007, 1.007, 1.007, 1.007, 1.008, 1.008, 1.008, 1.008, 1.009, 1.009, 1.009, 1.009, 1.01, 1.01, 1.01, 1.01, 1.011, 1.011, 1.011, 1.011, 1.012, 1.012, 1.012, 1.012, 1.013, 1.013, 1.013, 1.013, 1.014, 1.014, 1.014, 1.014, 1.014, 1.015, 1.015, 1.015, 1.015, 1.016], "xaxis": "x15", "y": [3.638e-07, 3.65e-07, 3.663e-07, 3.675e-07, 3.687e-07, 3.7e-07, 3.712e-07, 3.725e-07, 3.737e-07, 3.749e-07, 3.762e-07, 3.774e-07, 3.787e-07, 3.799e-07, 3.811e-07, 3.824e-07, 3.836e-07, 3.849e-07, 3.861e-07, 3.873e-07, 3.886e-07, 3.898e-07, 3.91e-07, 3.923e-07, 3.935e-07, 3.948e-07, 3.96e-07, 3.972e-07, 3.985e-07, 3.997e-07, 4.01e-07, 4.022e-07, 4.034e-07, 4.047e-07, 4.059e-07, 4.071e-07, 4.084e-07, 4.096e-07, 4.109e-07, 4.121e-07, 4.133e-07, 4.146e-07, 4.158e-07, 4.171e-07, 4.183e-07, 4.195e-07, 4.208e-07, 4.22e-07, 4.232e-07, 4.245e-07, 4.257e-07, 4.27e-07, 4.282e-07, 4.294e-07, 4.307e-07, 4.319e-07, 4.332e-07, 4.344e-07, 4.356e-07, 4.369e-07, 4.381e-07, 4.394e-07, 4.406e-07, 4.418e-07, 4.431e-07, 4.443e-07, 4.455e-07, 4.468e-07, 4.48e-07, 4.493e-07, 4.505e-07, 4.517e-07, 4.53e-07, 4.542e-07, 4.555e-07, 4.567e-07, 4.579e-07, 4.592e-07, 4.604e-07, 4.616e-07], "yaxis": "y15", "z": {"elided": "80x80 float values"}, "zmax": 3366000000.0, "zmin": 708600000.0, "zorder": 2}, {"fill": "tozeroy", "fillcolor": "rgba(44, 160, 44, 0.22)", "hoverinfo": "skip", "legendgroup": "marginal", "line": {"color": "rgb(44, 160, 44)", "width": 1}, "mode": "lines", "name": "Marginal density", "showlegend": false, "type": "scatter", "x": {"elided": "256 float values"}, "xaxis": "x16", "y": {"elided": "256 float values"}, "yaxis": "y16"}], "layout": {"height": 720, "legend": {"font": {"size": 11}, "itemsizing": "constant", "orientation": "v", "x": 1.02, "xanchor": "left", "y": 1.0, "yanchor": "top"}, "margin": {"b": 60, "l": 80, "r": 160, "t": 30}, "plot_bgcolor": "white", "shapes": [{"fillcolor": "rgba(0,0,0,0)", "layer": "above", "line": {"color": "#444", "width": 1}, "type": "rect", "x0": 0, "x1": 1, "xref": "x domain", "y0": 0, "y1": 1, "yref": "y domain"}, {"fillcolor": "rgba(0,0,0,0)", "layer": "above", "line": {"color": "#444", "width": 1}, "type": "rect", "x0": 0, "x1": 1, "xref": "x5 domain", "y0": 0, "y1": 1, "yref": "y5 domain"}, {"fillcolor": "rgba(0,0,0,0)", "layer": "above", "line": {"color": "#444", "width": 1}, "type": "rect", "x0": 0, "x1": 1, "xref": "x6 domain", "y0": 0, "y1": 1, "yref": "y6 domain"}, {"fillcolor": "rgba(0,0,0,0)", "layer": "above", "line": {"color": "#444", "width": 1}, "type": "rect", "x0": 0, "x1": 1, "xref": "x9 domain", "y0": 0, "y1": 1, "yref": "y9 domain"}, {"fillcolor": "rgba(0,0,0,0)", "layer": "above", "line": {"color": "#444", "width": 1}, "type": "rect", "x0": 0, "x1": 1, "xref": "x10 domain", "y0": 0, "y1": 1, "yref": "y10 domain"}, {"fillcolor": "rgba(0,0,0,0)", "layer": "above", "line": {"color": "#444", "width": 1}, "type": "rect", "x0": 0, "x1": 1, "xref": "x11 domain", "y0": 0, "y1": 1, "yref": "y11 domain"}, {"fillcolor": "rgba(0,0,0,0)", "layer": "above", "line": {"color": "#444", "width": 1}, "type": "rect", "x0": 0, "x1": 1, "xref": "x13 domain", "y0": 0, "y1": 1, "yref": "y13 domain"}, {"fillcolor": "rgba(0,0,0,0)", "layer": "above", "line": {"color": "#444", "width": 1}, "type": "rect", "x0": 0, "x1": 1, "xref": "x14 domain", "y0": 0, "y1": 1, "yref": "y14 domain"}, {"fillcolor": "rgba(0,0,0,0)", "layer": "above", "line": {"color": "#444", "width": 1}, "type": "rect", "x0": 0, "x1": 1, "xref": "x15 domain", "y0": 0, "y1": 1, "yref": "y15 domain"}, {"fillcolor": "rgba(0,0,0,0)", "layer": "above", "line": {"color": "#444", "width": 1}, "type": "rect", "x0": 0, "x1": 1, "xref": "x16 domain", "y0": 0, "y1": 1, "yref": "y16 domain"}], "showlegend": true, "width": 860, "xaxis": {"anchor": "y", "domain": [0.0, 0.235], "showgrid": false, "showticklabels": false, "ticks": "outside", "zeroline": false}, "xaxis10": {"anchor": "y10", "domain": [0.255, 0.49], "showgrid": false, "showticklabels": false, "ticks": "outside", "zeroline": false}, "xaxis11": {"anchor": "y11", "domain": [0.51, 0.745], "showgrid": false, "showticklabels": false, "ticks": "outside", "zeroline": false}, "xaxis12": {"anchor": "y12", "domain": [0.765, 1.0], "showgrid": false, "ticks": "outside", "visible": false, "zeroline": false}, "xaxis13": {"anchor": "y13", "domain": [0.0, 0.235], "showgrid": false, "ticks": "outside", "title": {"font": {"size": 10}, "text": "Layer_1_ThicknessParameter_0"}, "zeroline": false}, "xaxis14": {"anchor": "y14", "domain": [0.255, 0.49], "showgrid": false, "ticks": "outside", "title": {"font": {"size": 10}, "text": "Material_1_SldParameter_0"}, "zeroline": false}, "xaxis15": {"anchor": "y15", "domain": [0.51, 0.745], "showgrid": false, "ticks": "outside", "title": {"font": {"size": 10}, "text": "Parameter_0"}, "zeroline": false}, "xaxis16": {"anchor": "y16", "domain": [0.765, 1.0], "showgrid": false, "ticks": "outside", "title": {"font": {"size": 10}, "text": "Parameter_1"}, "zeroline": false}, "xaxis2": {"anchor": "y2", "domain": [0.255, 0.49], "showgrid": false, "ticks": "outside", "visible": false, "zeroline": false}, "xaxis3": {"anchor": "y3", "domain": [0.51, 0.745], "showgrid": false, "ticks": "outside", "visible": false, "zeroline": false}, "xaxis4": {"anchor": "y4", "domain": [0.765, 1.0], "showgrid": false, "ticks": "outside", "visible": false, "zeroline": false}, "xaxis5": {"anchor": "y5", "domain": [0.0, 0.235], "showgrid": false, "showticklabels": false, "ticks": "outside", "zeroline": false}, "xaxis6": {"anchor": "y6", "domain": [0.255, 0.49], "showgrid": false, "showticklabels": false, "ticks": "outside", "zeroline": false}, "xaxis7": {"anchor": "y7", "domain": [0.51, 0.745], "showgrid": false, "ticks": "outside", "visible": false, "zeroline": false}, "xaxis8": {"anchor": "y8", "domain": [0.765, 1.0], "showgrid": false, "ticks": "outside", "visible": false, "zeroline": false}, "xaxis9": {"anchor": "y9", "domain": [0.0, 0.235], "showgrid": false, "showticklabels": false, "ticks": "outside", "zeroline": false}, "yaxis": {"anchor": "x", "domain": [0.765, 1.0], "showgrid": false, "ticks": "outside", "title": {"font": {"size": 10}, "text": "Layer_1_ThicknessParameter_0"}, "zeroline": false}, "yaxis10": {"anchor": "x10", "domain": [0.255, 0.49], "showgrid": false, "showticklabels": false, "ticks": "outside", "zeroline": false}, "yaxis11": {"anchor": "x11", "domain": [0.255, 0.49], "showgrid": false, "showticklabels": false, "ticks": "outside", "zeroline": false}, "yaxis12": {"anchor": "x12", "domain": [0.255, 0.49], "showgrid": false, "ticks": "outside", "visible": false, "zeroline": false}, "yaxis13": {"anchor": "x13", "domain": [0.0, 0.235], "showgrid": false, "ticks": "outside", "title": {"font": {"size": 10}, "text": "Parameter_1"}, "zeroline": false}, "yaxis14": {"anchor": "x14", "domain": [0.0, 0.235], "showgrid": false, "showticklabels": false, "ticks": "outside", "zeroline": false}, "yaxis15": {"anchor": "x15", "domain": [0.0, 0.235], "showgrid": false, "showticklabels": false, "ticks": "outside", "zeroline": false}, "yaxis16": {"anchor": "x16", "domain": [0.0, 0.235], "showgrid": false, "showticklabels": false, "ticks": "outside", "zeroline": false}, "yaxis2": {"anchor": "x2", "domain": [0.765, 1.0], "showgrid": false, "ticks": "outside", "visible": false, "zeroline": false}, "yaxis3": {"anchor": "x3", "domain": [0.765, 1.0], "showgrid": false, "ticks": "outside", "visible": false, "zeroline": false}, "yaxis4": {"anchor": "x4", "domain": [0.765, 1.0], "showgrid": false, "ticks": "outside", "visible": false, "zeroline": false}, "yaxis5": {"anchor": "x5", "domain": [0.51, 0.745], "showgrid": false, "ticks": "outside", "title": {"font": {"size": 10}, "text": "Material_1_SldParameter_0"}, "zeroline": false}, "yaxis6": {"anchor": "x6", "domain": [0.51, 0.745], "showgrid": false, "showticklabels": false, "ticks": "outside", "zeroline": false}, "yaxis7": {"anchor": "x7", "domain": [0.51, 0.745], "showgrid": false, "ticks": "outside", "visible": false, "zeroline": false}, "yaxis8": {"anchor": "x8", "domain": [0.51, 0.745], "showgrid": false, "ticks": "outside", "visible": false, "zeroline": false}, "yaxis9": {"anchor": "x9", "domain": [0.255, 0.49], "showgrid": false, "ticks": "outside", "title": {"font": {"size": 10}, "text": "Parameter_0"}, "zeroline": false}}}
